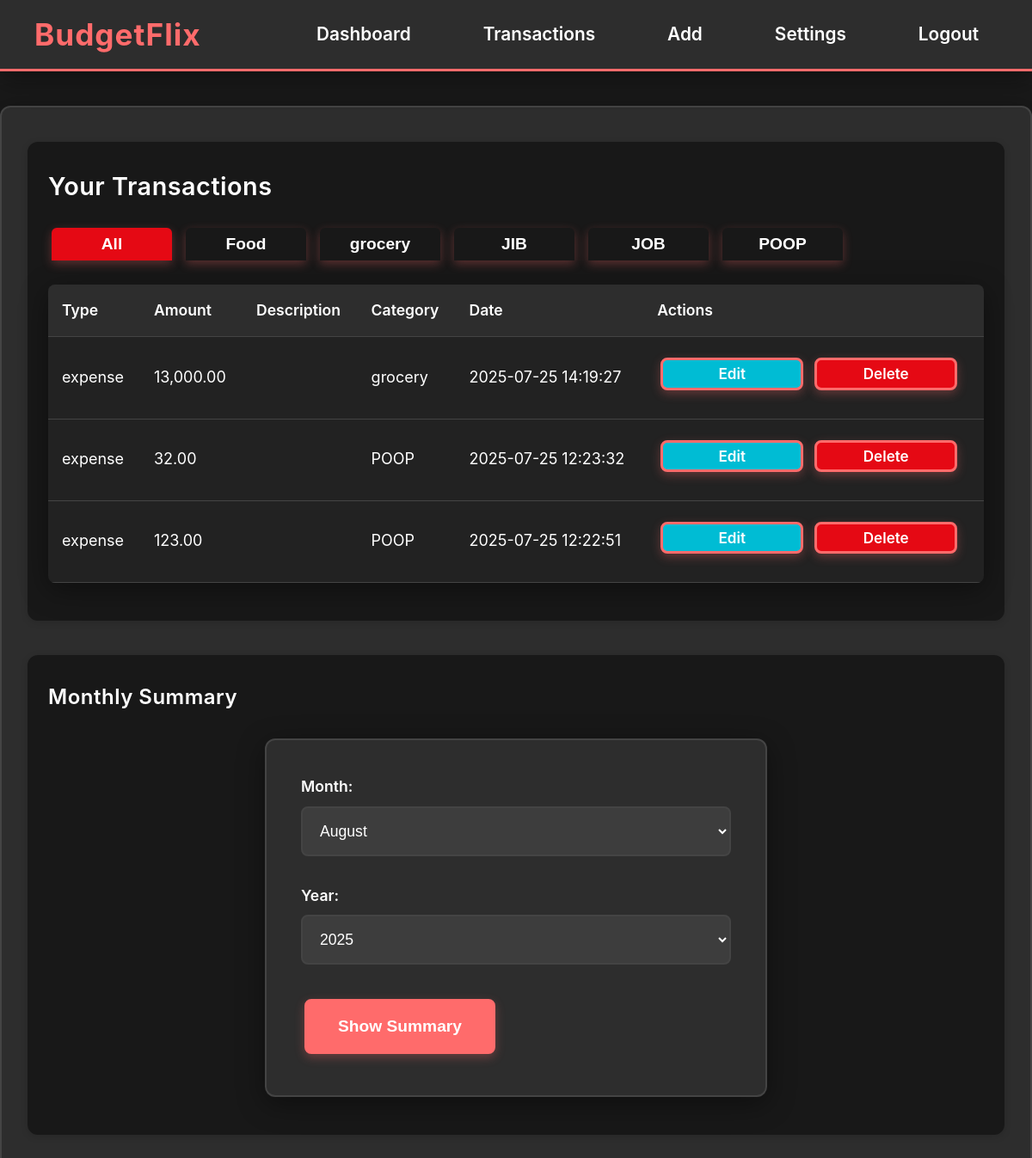
The page /transactions.php?type=expense (signed in) on the database its author committed.
### tables this page shows
CREATE TABLE `transactions` (
  `id` int(11) NOT NULL,
  `user_id` int(11) NOT NULL,
  `member_id` int(11) DEFAULT NULL,
  `type` enum('income','expense') NOT NULL,
  `amount` decimal(10,2) NOT NULL,
  `description` varchar(255) DEFAULT NULL,
  `category` varchar(100) DEFAULT NULL,
  `created_at` timestamp NOT NULL DEFAULT current_timestamp(),
  `updated_at` timestamp NOT NULL DEFAULT current_timestamp() ON UPDATE current_timestamp()
);

### transactions.php (the view, shortened to what this page needs)
<?php
require_once 'includes/db.php';
$user_id = $_SESSION['user_id'];
$type_filter = $_GET['type'] ?? '';
$transactions = [];
$query = 'SELECT id, type, amount, description, category, created_at FROM transactions WHERE user_id = ?';
$params = [$user_id];
$types = 'i';
if ($type_filter) { $query .= ' AND type = ?'; $params[] = $type_filter; $types .= 's'; }
$query .= ' ORDER BY created_at DESC';
$stmt = $conn->prepare($query);
$stmt->bind_param($types, ...$params);
$stmt->execute();
$stmt->bind_result($id, $type, $amount, $description, $category, $created_at);
while ($stmt->fetch()) {
    $transactions[] = [
        'id' => $id,
        'type' => $type,
        'amount' => $amount,
        'description' => $description,
        'category' => $category,
        'created_at' => $created_at
    ];
}
$categories = [];
$res = $conn->query("SELECT DISTINCT category FROM transactions WHERE user_id = $user_id ORDER BY category ASC");
while ($row = $res->fetch_assoc()) {
    $categories[] = $row['category'];
}
$summary_month = $_POST['summary_month'] ?? date('m');
$summary_year = $_POST['summary_year'] ?? date('Y');
?>
<!DOCTYPE html>
<html lang="en">
<head>
    <link rel="stylesheet" href="assets/style.css">
</head>
<body>
    <div class="navbar">
        <div class="navbar-logo">BudgetFlix</div>
        <div class="navbar-links">
            <a href="dashboard.php">Dashboard</a>
            <a href="transactions.php">Transactions</a>
            <a href="add_transaction.php">Add</a>
            <a href="settings.php">Settings</a>
            <a href="logout.php">Logout</a>
        </div>
    </div>
    <div class="container">
        <div class="section-card" style="background:#181818; border-radius:12px; box-shadow:0 2px 8px #0002; padding:32px 24px 24px 24px; margin-bottom:40px;">
        <h2 style="margin-top:0;">Your Transactions</h2>
        <div class="tab-bar">
            <button class="tab-btn active" data-tab="tab-all">All</button>
            <?php foreach ($categories as $cat): ?>
                <button class="tab-btn" data-tab="tab-<?= htmlspecialchars(preg_replace('/[^a-zA-Z0-9]/', '', $cat)) ?>">
                    <?= htmlspecialchars($cat) ?>
                </button>
            <?php endforeach; ?>
        </div>
        <div id="tab-all" class="tab-content active">
            <?php if (empty($transactions)): ?>
                <p>No transactions found.</p>
            <?php else: ?>
            <table style="border-collapse: collapse; width: 100%; background:#222; color:#fff; border-radius:8px; overflow:hidden;">
                <thead>
                    <tr style="background:#181818;">
                        <th>Type</th>
                        <th>Amount</th>
                        <th>Description</th>
                        <th>Category</th>
                        <th>Date</th>
                        <th>Actions</th>
                    </tr>
                </thead>
                <tbody>
                    <?php foreach ($transactions as $t): ?>
                        <tr style="border-bottom:1px solid #333;">
                            <td><?= htmlspecialchars($t['type']) ?></td>
                            <td><?= number_format($t['amount'], 2) ?></td>
                            <td><?= htmlspecialchars($t['description']) ?></td>
                            <td><?= htmlspecialchars($t['category']) ?></td>
                            <td><?= htmlspecialchars($t['created_at']) ?></td>
                            <td>
                                <a href="edit_transaction.php?id=<?= $t['id'] ?>" class="action-btn" style="padding:2px 10px; font-size:0.95em; background:#00bcd4;">Edit</a>
                                <a href="delete_transaction.php?id=<?= $t['id'] ?>" class="action-btn" style="padding:2px 10px; font-size:0.95em; background:#e50914;" onclick="return confirm('Are you sure you want to delete this transaction?');">Delete</a>
                            </td>
                        </tr>
                    <?php endforeach; ?>
                </tbody>
            </table>
            <?php endif; ?>
        </div>
        </div>
        <div class="section-card" style="background:#181818; border-radius:12px; box-shadow:0 2px 8px #0002; padding:32px 24px 24px 24px; margin-bottom:40px;">
        <h3 style="margin-top:0;">Monthly Summary</h3>
        <form method="post" action="transactions.php" style="margin-bottom: 20px;">
            <label>Month:
                <select name="summary_month">
                    <?php for ($m=1; $m<=12; $m++): ?>
                        <option value="<?= $m ?>"<?= $summary_month==$m?' selected':''; ?>><?= date('F', mktime(0,0,0,$m,1)) ?></option>
                    <?php endfor; ?>
                </select>
            </label>
            <label>Year:
                <select name="summary_year">
                    <?php for ($y=date('Y')-5; $y<=date('Y'); $y++): ?>
                        <option value="<?= $y ?>"<?= $summary_year==$y?' selected':''; ?>><?= $y ?></option>
                    <?php endfor; ?>
                </select>
            </label>
            <button type="submit" name="show_summary" value="1" class="action-btn">Show Summary</button>
        </form>
        </div>
    </div>
</body>
</html>

### assets/style.css (style rules this page uses)
:root { --primary-color: #ff6b6b; --primary-hover: #ff5252; --secondary-color: #4CAF50; --secondary-hover: #45a049; --accent-color: #2196F3; --accent-hover: #1976D2; --warning-color: #FF9800; --warning-hover: #F57C00; --success-color: #4CAF50; --success-hover: #45a049; --danger-color: #f44336; --danger-hover: #d32f2f; --bg-primary: #1a1a1a; --bg-secondary: #2d2d2d; --bg-card: #3d3d3d; --bg-light: #f5f5f5; --bg-light-secondary: #ffffff; --bg-light-card: #ffffff; --text-primary: #ffffff; --text-secondary: #cccccc; --text-muted: #888888; --text-dark: #222222; --text-dark-secondary: #666666; --border-color: #444444; --border-light: #eeeeee; --shadow: 0 8px 32px rgba(0,0,0,0.4); --shadow-light: 0 2px 8px rgba(0,0,0,0.08); --transition: all 0.3s cubic-bezier(0.4, 0, 0.2, 1); --border-radius: 12px; --border-radius-sm: 8px; }
body { font-family: 'Inter', 'Segoe UI', 'Arial', sans-serif; background: var(--bg-primary); color: var(--text-primary); margin: 0; padding: 0; line-height: 1.6; font-size: 18px; transition: var(--transition); min-height: 100vh; }
h1, h2, h3, h4, h5, h6 { color: var(--text-primary); font-weight: 600; letter-spacing: 0.5px; margin: 0 0 20px 0; line-height: 1.4; }
h2 { font-size: 1.8rem; }
h3 { font-size: 1.5rem; }
a { color: var(--primary-color); text-decoration: underline; font-weight: 500; transition: var(--transition); }
.navbar { background: var(--bg-secondary); color: var(--text-primary); display: flex; align-items: center; justify-content: space-between; padding: 0 40px; height: 80px; position: sticky; top: 0; z-index: 1000; box-shadow: var(--shadow); border-bottom: 3px solid var(--primary-color); transition: var(--transition); }
.navbar-logo { font-size: 2.2rem; font-weight: bold; color: var(--primary-color); letter-spacing: 1px; transition: var(--transition); }
.navbar-links { display: flex; gap: 40px; align-items: center; }
.navbar-links a { color: var(--text-primary); font-size: 1.3rem; font-weight: 600; padding: 12px 20px; border-radius: var(--border-radius-sm); transition: var(--transition); text-decoration: none; border: 2px solid transparent; position: relative; overflow: hidden; }
.navbar-links a::before { content: ''; position: absolute; top: 0; left: -100%; width: 100%; height: 100%; background: var(--primary-color); transition: var(--transition); z-index: -1; }
.container { max-width: 1200px; margin: 40px auto 0 auto; padding: 40px 30px; background: var(--bg-secondary); border-radius: var(--border-radius); box-shadow: var(--shadow); border: 2px solid var(--border-color); transition: var(--transition); }
button, .action-btn { background: var(--primary-color); color: var(--text-primary); border: 3px solid var(--primary-color); border-radius: var(--border-radius-sm); padding: 18px 36px; font-size: 1.2rem; font-weight: 600; cursor: pointer; transition: var(--transition); box-shadow: 0 4px 12px rgba(255,107,107,0.3); margin: 8px 4px; min-width: 140px; text-align: center; display: inline-block; text-decoration: none; position: relative; overflow: hidden; }
button::before, .action-btn::before { content: ''; position: absolute; top: 50%; left: 50%; width: 0; height: 0; background: rgba(255,255,255,0.2); border-radius: 50%; transform: translate(-50%, -50%); transition: var(--transition); }
form { background: var(--bg-secondary); padding: 40px; margin: 32px auto; border-radius: var(--border-radius); box-shadow: var(--shadow); max-width: 500px; border: 2px solid var(--border-color); transition: var(--transition); }
label { display: block; margin-bottom: 8px; color: var(--text-primary); font-weight: 600; font-size: 1.1rem; }
input, select, textarea { padding: 16px; margin-top: 8px; margin-bottom: 24px; width: 100%; box-sizing: border-box; border-radius: var(--border-radius-sm); border: 2px solid var(--border-color); background: var(--bg-card); color: var(--text-primary); font-size: 1.1rem; transition: var(--transition); }
table { width: 100%; border-collapse: collapse; margin: 20px 0; background: var(--bg-card); border-radius: var(--border-radius); overflow: hidden; box-shadow: var(--shadow); }
th, td { padding: 16px; text-align: left; border-bottom: 1px solid var(--border-color); transition: var(--transition); }
th { background: var(--bg-secondary); color: var(--text-primary); font-weight: 600; font-size: 1.1rem; }
::placeholder { color: var(--text-muted); opacity: 1; }

### rows shown on the page
transactions: type "expense", amount "13,000.00", category "grocery", created_at "2025-07-25 14:19:27"
transactions: type "expense", amount "32.00", category "POOP", created_at "2025-07-25 12:23:32"
transactions: type "expense", amount "123.00", category "POOP", created_at "2025-07-25 12:22:51"

### other values the page prints
$cat "Food"
$cat "grocery"
$cat "JIB"
$cat "JOB"
$cat "POOP"
form field summary_month "August"
form field summary_year "2025"
